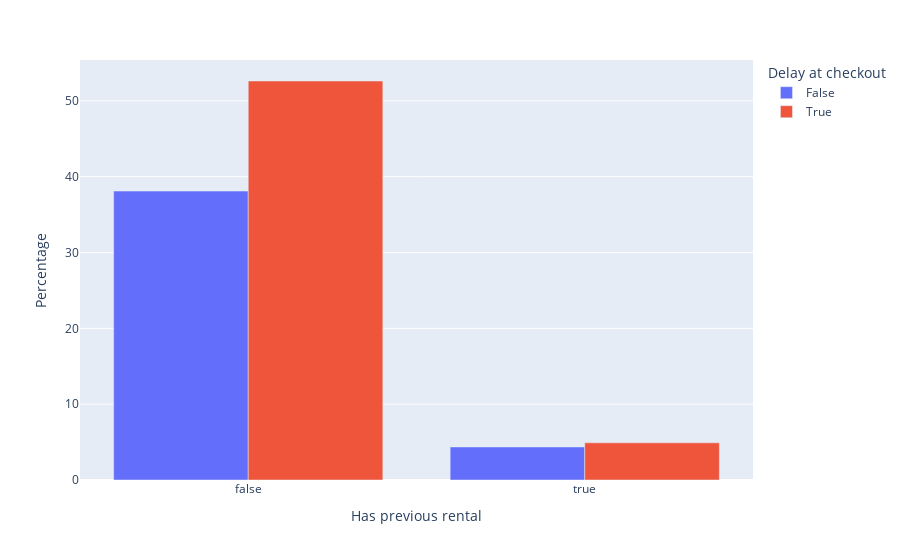

Source (notebook cell):
### Code cell
df_delay_impact = df_delay[df_delay["delay_checkout_interval"]!="NA"].groupby(["delay_at_checkout", "has_previous_rental"]).size().reset_index(name="count")
df_delay_impact["percentage"] = compute_percentage(df_delay_impact["count"])

fig_5 = px.bar(
    data_frame=df_delay_impact,
    x="has_previous_rental",
    y="percentage",
    color="delay_at_checkout",
    labels={
        "has_previous_rental": "Has previous rental",
        "percentage": "Percentage",
        "delay_at_checkout": "Delay at checkout"
    },
    barmode="group"
)

fig_5.show()

### Figure 1 — Plotly figure (JSON) as saved in the notebook; plotly's stock layout.template omitted (floating-point values rounded to 4 significant figures)
{"data": [{"alignmentgroup": "True", "hovertemplate": "Delay at checkout=False<br>Has previous rental=%{x}<br>Percentage=%{y}<extra></extra>", "legendgroup": "False", "marker": {"color": "#636efa", "pattern": {"shape": ""}}, "name": "False", "offsetgroup": "False", "orientation": "v", "showlegend": true, "textposition": "auto", "type": "bar", "x": [false, true], "xaxis": "x", "y": [38.11, 4.362], "yaxis": "y"}, {"alignmentgroup": "True", "hovertemplate": "Delay at checkout=True<br>Has previous rental=%{x}<br>Percentage=%{y}<extra></extra>", "legendgroup": "True", "marker": {"color": "#EF553B", "pattern": {"shape": ""}}, "name": "True", "offsetgroup": "True", "orientation": "v", "showlegend": true, "textposition": "auto", "type": "bar", "x": [false, true], "xaxis": "x", "y": [52.62, 4.906], "yaxis": "y"}], "layout": {"barmode": "group", "legend": {"title": {"text": "Delay at checkout"}, "tracegroupgap": 0}, "margin": {"t": 60}, "xaxis": {"anchor": "y", "domain": [0, 1], "title": {"text": "Has previous rental"}}, "yaxis": {"anchor": "x", "domain": [0, 1], "title": {"text": "Percentage"}}}}
